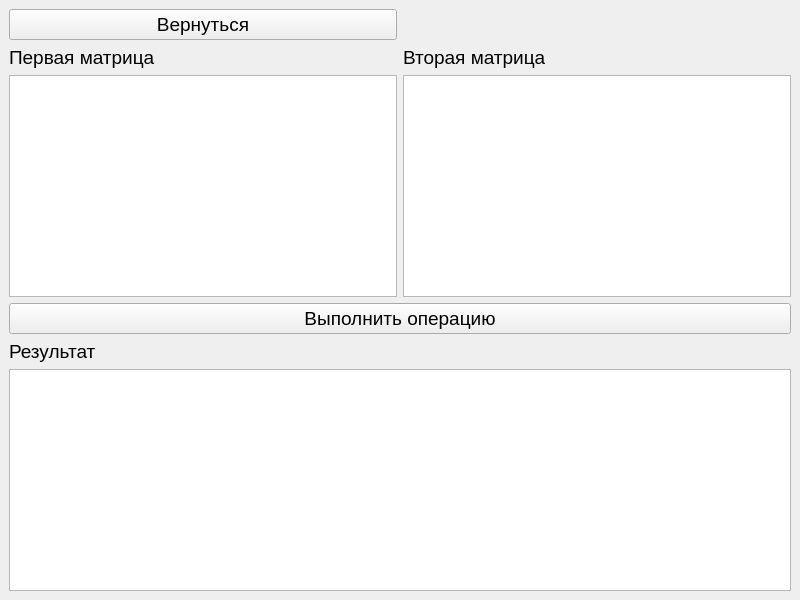
<?xml version="1.0" encoding="UTF-8"?>
<ui version="4.0">
 <class>secondWindow</class>
 <widget class="QMainWindow" name="secondWindow">
  <property name="geometry">
   <rect>
    <x>0</x>
    <y>0</y>
    <width>800</width>
    <height>600</height>
   </rect>
  </property>
  <property name="windowTitle">
   <string>Введите значения</string>
  </property>
  <widget class="QWidget" name="centralwidget">
   <layout class="QGridLayout" name="gridLayout">
    <item row="7" column="0" colspan="2">
     <widget class="QTableWidget" name="res">
      <property name="font">
       <font>
        <pointsize>14</pointsize>
       </font>
      </property>
      <property name="editTriggers">
       <set>QAbstractItemView::NoEditTriggers</set>
      </property>
     </widget>
    </item>
    <item row="6" column="0">
     <widget class="QLabel" name="label_3">
      <property name="font">
       <font>
        <pointsize>14</pointsize>
       </font>
      </property>
      <property name="text">
       <string>Результат</string>
      </property>
     </widget>
    </item>
    <item row="5" column="0" colspan="2">
     <widget class="QPushButton" name="pushButton_2">
      <property name="font">
       <font>
        <pointsize>14</pointsize>
       </font>
      </property>
      <property name="text">
       <string>Выполнить операцию</string>
      </property>
     </widget>
    </item>
    <item row="2" column="1">
     <widget class="QLabel" name="label_2">
      <property name="font">
       <font>
        <pointsize>14</pointsize>
       </font>
      </property>
      <property name="text">
       <string>Вторая матрица</string>
      </property>
     </widget>
    </item>
    <item row="4" column="1">
     <widget class="QTableWidget" name="secondMatrix">
      <property name="font">
       <font>
        <pointsize>14</pointsize>
       </font>
      </property>
     </widget>
    </item>
    <item row="0" column="0">
     <widget class="QPushButton" name="pushButton">
      <property name="font">
       <font>
        <pointsize>14</pointsize>
       </font>
      </property>
      <property name="text">
       <string>Вернуться</string>
      </property>
     </widget>
    </item>
    <item row="2" column="0">
     <widget class="QLabel" name="label">
      <property name="font">
       <font>
        <pointsize>14</pointsize>
       </font>
      </property>
      <property name="text">
       <string>Первая матрица</string>
      </property>
     </widget>
    </item>
    <item row="4" column="0">
     <widget class="QTableWidget" name="firstMatrix">
      <property name="font">
       <font>
        <pointsize>14</pointsize>
       </font>
      </property>
     </widget>
    </item>
   </layout>
  </widget>
 </widget>
 <resources/>
 <connections/>
</ui>
